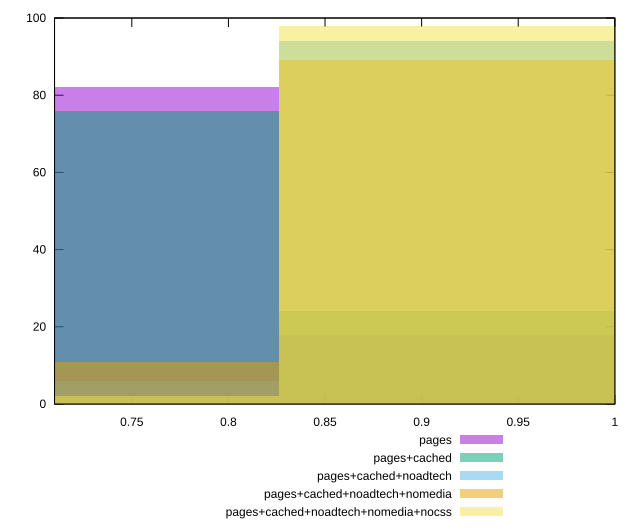

Write gnuplot code to recreate this figure.
reset

$pages <<EOF
0.7079795373308356 82
0.9439727164411141 18
EOF

$pagesCached <<EOF
0.7079795373308356 76
0.9439727164411141 24
EOF

$pagesCachedNoadtech <<EOF
0.7079795373308356 6
0.9439727164411141 94
EOF

$pagesCachedNoadtechNomedia <<EOF
0.7079795373308356 11
0.9439727164411141 89
EOF

$pagesCachedNoadtechNomediaNocss <<EOF
0.7079795373308356 2
0.9439727164411141 98
EOF

set key outside below
set boxwidth 0.23599317911027853
set xrange [0.71:1]
set yrange [0:100]
set trange [0:100]
set style fill transparent solid 0.5 noborder
set terminal svg size 640, 530 enhanced background rgb 'white'
set output "report_00019_2021-02-10T18-14-37.922Z//uses-rel-preconnect/comparison/histogram/all_score.svg"

plot $pages title "pages" with boxes, \
     $pagesCached title "pages+cached" with boxes, \
     $pagesCachedNoadtech title "pages+cached+noadtech" with boxes, \
     $pagesCachedNoadtechNomedia title "pages+cached+noadtech+nomedia" with boxes, \
     $pagesCachedNoadtechNomediaNocss title "pages+cached+noadtech+nomedia+nocss" with boxes

reset
